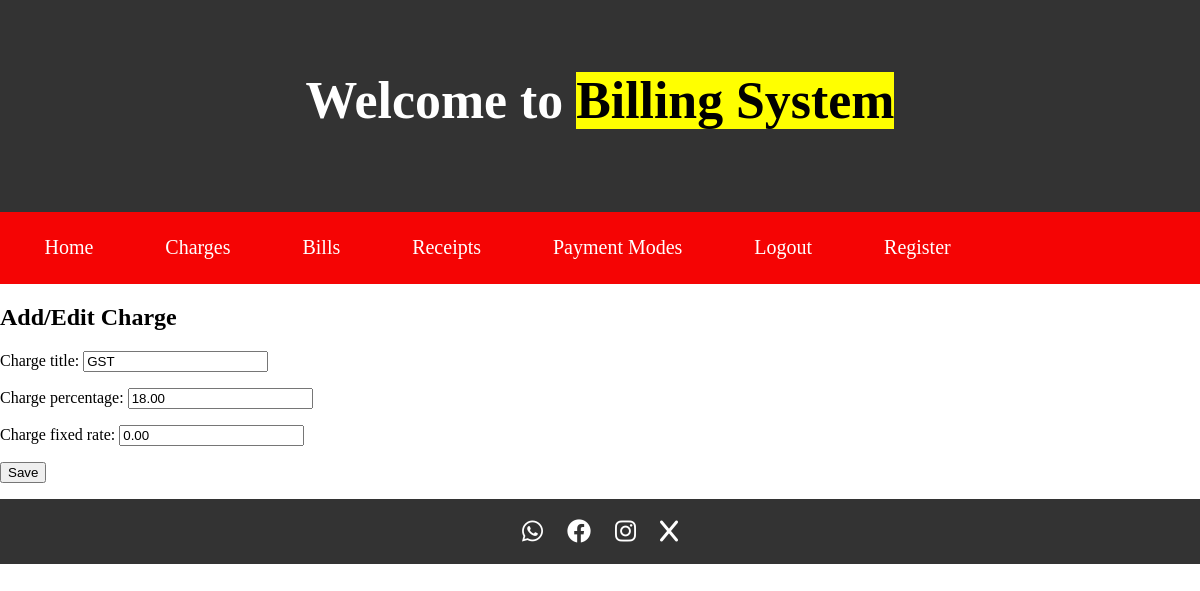
/charges/1/edit/ (signed in), run on the app's committed database.
### bills/models.py (models this page shows, shortened)
class Charges(models.Model):
    charge_title = models.CharField(max_length=255)
    charge_percentage = models.DecimalField(max_digits=5, decimal_places=2, default=0.0)
    charge_fixed_rate = models.DecimalField(max_digits=10, decimal_places=2, default=0.0)

### bills/views.py (the view)
# urls.py: path('charges/<int:pk>/edit/', views.charge_update, name='charge_update'),
@login_required
def charge_update(request, pk):
    charge = get_object_or_404(Charges, pk=pk)
    if request.method == 'POST':
        form = ChargesForm(request.POST, instance=charge)
        if form.is_valid():
            form.save()
            return redirect('charge_list')
    else:
        form = ChargesForm(instance=charge)
    return render(request, 'charges/charge_form.html', {'form': form})

### bills/forms.py
class ChargesForm(forms.ModelForm):
    class Meta:
        model = Charges
        fields = ['charge_title', 'charge_percentage', 'charge_fixed_rate']

### templates/charges/charge_form.html (shortened to what this page needs)
{% extends 'base.html' %}
{% block content %}
  <h2>Add/Edit Charge</h2>
  <form method="post">
    {{ form.as_p }}
    <button type="submit">Save</button>
  </form>
{% endblock %}

### templates/base.html (style rules this page uses)
body, html { margin: 0; padding: 0; height: 100%; }

### data on the page
Charges: charge_title "GST", charge_percentage "18.00", charge_fixed_rate "0.00"
